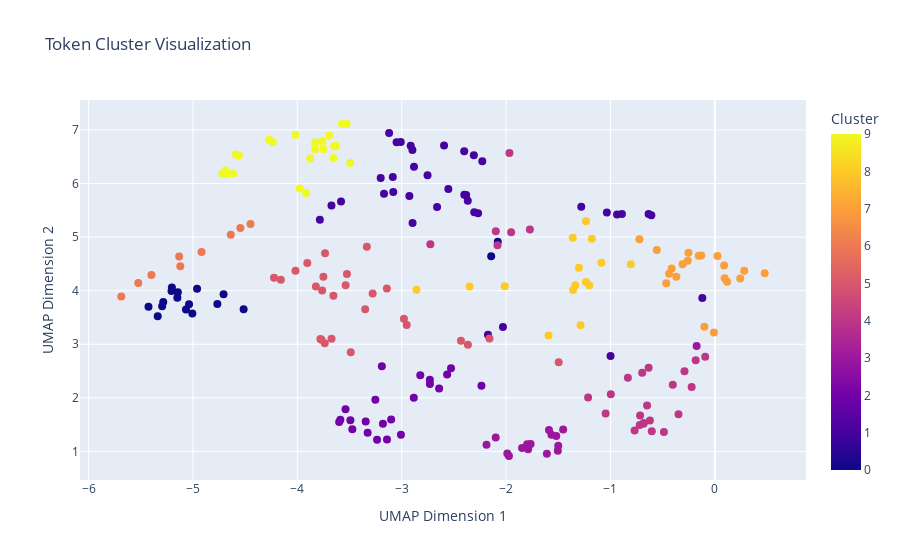

Source (notebook cell):
### Code cell
import umap.umap_ as umap
import plotly.express as px
import numpy as np

# Reduce to 2D using UMAP
umap_reducer = umap.UMAP(n_components=2, random_state=42)
reduced_data = umap_reducer.fit_transform(outbeddings)

# Create a DataFrame for visualization
import pandas as pd
data = pd.DataFrame(reduced_data, columns=["UMAP Dimension 1", "UMAP Dimension 2"])
data["Token"] = tokens  # Add tokens
data["Cluster"] = best_labels  # Add cluster labels
data["Index"] = [i for i in range(len(data))]

# Plot with Plotly
fig = px.scatter(
    data,
    x="UMAP Dimension 1",
    y="UMAP Dimension 2",
    color="Cluster",
    text="Token",  # This will show the token on hover
    title="Token Cluster Visualization",
)

# Update traces to show token and index only on hover
fig.update_traces(
    marker=dict(size=8),
    customdata=data[["Token", "Index"]].values,  # Attach tokens and index to customdata
    hovertemplate="<b>Token:</b> %{customdata[0]}<br>"
                  "<b>Index:</b> %{customdata[1]}<br>"
                  "<b>Cluster:</b> %{marker.color}<extra></extra>",  # Custom hover format
    text=None,  # Disable text labels
    hoverinfo="skip",  # Suppress default hover info
)

# Show the interactive plot
fig.show()

### Figure 1 — Plotly figure (JSON) as saved in the notebook; plotly's stock layout.template omitted (floating-point values rounded to 4 significant figures; data arrays with more than 128 entries replaced by an {"elided": "..."} marker saying what was removed)
{"data": [{"customdata": {"elided": "212x2 mixed values"}, "hoverinfo": "skip", "hovertemplate": "<b>Token:</b> %{customdata[0]}<br><b>Index:</b> %{customdata[1]}<br><b>Cluster:</b> %{marker.color}<extra></extra>", "legendgroup": "", "marker": {"color": {"elided": "212 int values"}, "coloraxis": "coloraxis", "size": 8, "symbol": "circle"}, "mode": "markers+text", "name": "", "orientation": "v", "showlegend": false, "type": "scatter", "x": {"elided": "212 float values"}, "xaxis": "x", "y": {"elided": "212 float values"}, "yaxis": "y"}], "layout": {"coloraxis": {"colorbar": {"title": {"text": "Cluster"}}, "colorscale": [[0, "#0d0887"], [0.1111, "#46039f"], [0.2222, "#7201a8"], [0.3333, "#9c179e"], [0.4444, "#bd3786"], [0.5556, "#d8576b"], [0.6667, "#ed7953"], [0.7778, "#fb9f3a"], [0.8889, "#fdca26"], [1, "#f0f921"]]}, "legend": {"tracegroupgap": 0}, "title": {"text": "Token Cluster Visualization"}, "xaxis": {"anchor": "y", "domain": [0, 1], "title": {"text": "UMAP Dimension 1"}}, "yaxis": {"anchor": "x", "domain": [0, 1], "title": {"text": "UMAP Dimension 2"}}}}
